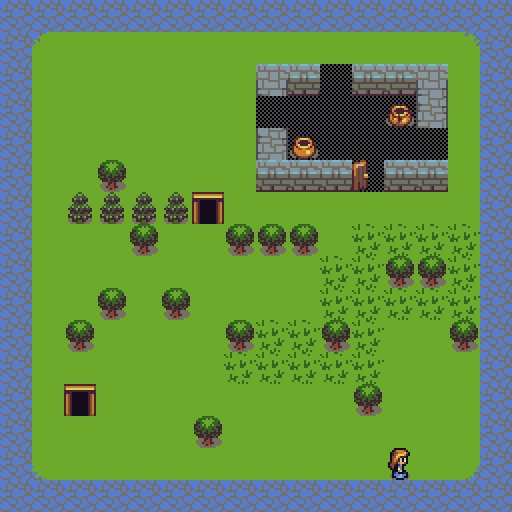

Rendered tile map (Tiled .tmx) drawn with the repository's tilesets; below, a short description and the map source with its tile grids summarised:
An orthogonal 16x16 tile map with 32x32 px tiles, 5 tile layers (bg1, bg2, obstacles, joueur, ...).

<map version="1.0" orientation="orthogonal" renderorder="right-down" width="16" height="16" tilewidth="32" tileheight="32" nextobjectid="1">
 <tileset firstgid="1" name="tiny-Complete-Spritesheet-32x32" tilewidth="32" tileheight="32">
  <image source="../SpriteSheet-32x32/tiny-Complete-Spritesheet-32x32-fruits.bmp" width="512" height="512" />
 </tileset>
 <layer name="bg1" width="16" height="16">
  <data>[256 cells, 7 non-empty, 2 distinct tile ids]</data>
 </layer>
 <layer name="bg2" width="16" height="16">
  <data>[256 cells, 196 non-empty, 11 distinct tile ids]</data>
 </layer>
 <layer name="obstacles" width="16" height="16">
  <data>[256 cells, 91 non-empty, 6 distinct tile ids]</data>
 </layer>
 <layer name="joueur" width="16" height="16">
  <data>[256 cells, 1 non-empty, 1 distinct tile ids]</data>
 </layer>
 <layer name="ramassable" width="16" height="16">
  <data>[256 cells, 0 non-empty, 0 distinct tile ids]</data>
 </layer>
</map>
